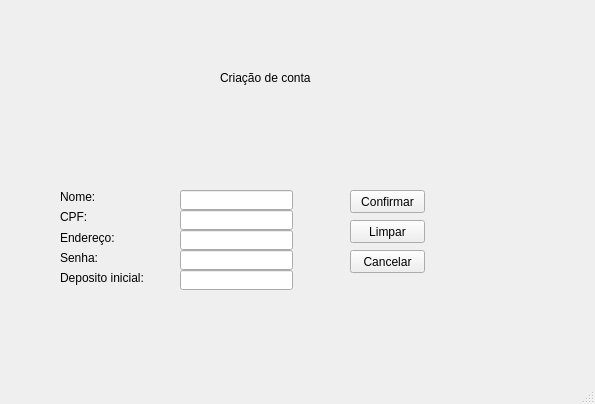
<?xml version="1.0" encoding="UTF-8"?>
<ui version="4.0">
 <class>MainWindow</class>
 <widget class="QMainWindow" name="MainWindow">
  <property name="geometry">
   <rect>
    <x>0</x>
    <y>0</y>
    <width>595</width>
    <height>404</height>
   </rect>
  </property>
  <property name="windowTitle">
   <string>Cadastro</string>
  </property>
  <widget class="QWidget" name="centralwidget">
   <widget class="QLabel" name="label">
    <property name="geometry">
     <rect>
      <x>220</x>
      <y>70</y>
      <width>131</width>
      <height>16</height>
     </rect>
    </property>
    <property name="text">
     <string>Criação de conta</string>
    </property>
   </widget>
   <widget class="QLabel" name="label_2">
    <property name="geometry">
     <rect>
      <x>60</x>
      <y>190</y>
      <width>47</width>
      <height>13</height>
     </rect>
    </property>
    <property name="text">
     <string>Nome:</string>
    </property>
   </widget>
   <widget class="QLabel" name="label_3">
    <property name="geometry">
     <rect>
      <x>60</x>
      <y>210</y>
      <width>47</width>
      <height>13</height>
     </rect>
    </property>
    <property name="text">
     <string>CPF:</string>
    </property>
   </widget>
   <widget class="QLabel" name="label_4">
    <property name="geometry">
     <rect>
      <x>60</x>
      <y>230</y>
      <width>81</width>
      <height>16</height>
     </rect>
    </property>
    <property name="text">
     <string>Endereço:</string>
    </property>
   </widget>
   <widget class="QLabel" name="label_5">
    <property name="geometry">
     <rect>
      <x>60</x>
      <y>250</y>
      <width>61</width>
      <height>16</height>
     </rect>
    </property>
    <property name="text">
     <string>Senha:</string>
    </property>
   </widget>
   <widget class="QLabel" name="label_6">
    <property name="geometry">
     <rect>
      <x>60</x>
      <y>270</y>
      <width>121</width>
      <height>16</height>
     </rect>
    </property>
    <property name="text">
     <string>Deposito inicial:</string>
    </property>
   </widget>
   <widget class="QPushButton" name="btnConfirmar">
    <property name="geometry">
     <rect>
      <x>350</x>
      <y>190</y>
      <width>75</width>
      <height>23</height>
     </rect>
    </property>
    <property name="text">
     <string>Confirmar</string>
    </property>
   </widget>
   <widget class="QPushButton" name="btnLimpar">
    <property name="geometry">
     <rect>
      <x>350</x>
      <y>220</y>
      <width>75</width>
      <height>23</height>
     </rect>
    </property>
    <property name="text">
     <string>Limpar</string>
    </property>
   </widget>
   <widget class="QPushButton" name="btnCancelar">
    <property name="geometry">
     <rect>
      <x>350</x>
      <y>250</y>
      <width>75</width>
      <height>23</height>
     </rect>
    </property>
    <property name="text">
     <string>Cancelar</string>
    </property>
   </widget>
   <widget class="QLineEdit" name="txtNome">
    <property name="geometry">
     <rect>
      <x>180</x>
      <y>190</y>
      <width>113</width>
      <height>20</height>
     </rect>
    </property>
   </widget>
   <widget class="QLineEdit" name="txtCPF">
    <property name="geometry">
     <rect>
      <x>180</x>
      <y>210</y>
      <width>113</width>
      <height>20</height>
     </rect>
    </property>
   </widget>
   <widget class="QLineEdit" name="txtEndereco">
    <property name="geometry">
     <rect>
      <x>180</x>
      <y>230</y>
      <width>113</width>
      <height>20</height>
     </rect>
    </property>
   </widget>
   <widget class="QLineEdit" name="txtSenha">
    <property name="geometry">
     <rect>
      <x>180</x>
      <y>250</y>
      <width>113</width>
      <height>20</height>
     </rect>
    </property>
    <property name="echoMode">
     <enum>QLineEdit::Password</enum>
    </property>
   </widget>
   <widget class="QLineEdit" name="txtSaldo">
    <property name="geometry">
     <rect>
      <x>180</x>
      <y>270</y>
      <width>113</width>
      <height>20</height>
     </rect>
    </property>
   </widget>
  </widget>
  <widget class="QStatusBar" name="statusbar"/>
 </widget>
 <resources/>
 <connections/>
</ui>
